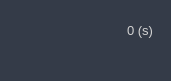
   <widget class="QFrame" name="frame_time_adjust">
    <property name="geometry">
     <rect>
      <x>760</x>
      <y>10</y>
      <width>171</width>
      <height>81</height>
     </rect>
    </property>
    <property name="font">
     <font>
      <family>Segoe UI</family>
      <pointsize>8</pointsize>
     </font>
    </property>
    <property name="styleSheet">
     <string notr="true">border-radius: 5px;
background-color: rgb(52, 59, 72);</string>
    </property>
    <widget class="QPushButton" name="btn_plus">
     <property name="geometry">
      <rect>
       <x>15</x>
       <y>10</y>
       <width>51</width>
       <height>41</height>
      </rect>
     </property>
     <property name="sizePolicy">
      <sizepolicy hsizetype="Expanding" vsizetype="Expanding">
       <horstretch>0</horstretch>
       <verstretch>0</verstretch>
      </sizepolicy>
     </property>
     <property name="styleSheet">
      <string notr="true">QPushButton {
	border: 2px solid rgb(52, 59, 72);
	border-top-left-radius: 10px;	
	border-bottom-left-radius: 10px;
	background-color: rgb(52, 59, 72);
}
QPushButton:hover {
	background-color:rgb(0, 152, 0);
	border: 2px solid rgb(0, 152, 0);
	border-top-left-radius: 10px;	
	border-bottom-left-radius: 10px;	
}
QPushButton:pressed {	
	background-color: rgb(35, 40, 49);
	border: 2px solid rgb(43, 50, 61);
}</string>
     </property>
     <property name="text">
      <string/>
     </property>
     <property name="icon">
      <iconset>
       <normaloff>../../Robot Controller API/icons/24x24/cil-plus.png</normaloff>../../Robot Controller API/icons/24x24/cil-plus.png</iconset>
     </property>
    </widget>
    <widget class="QPushButton" name="btn_minus">
     <property name="geometry">
      <rect>
       <x>66</x>
       <y>10</y>
       <width>51</width>
       <height>41</height>
      </rect>
     </property>
     <property name="sizePolicy">
      <sizepolicy hsizetype="Expanding" vsizetype="Expanding">
       <horstretch>0</horstretch>
       <verstretch>0</verstretch>
      </sizepolicy>
     </property>
     <property name="styleSheet">
      <string notr="true">QPushButton {
	border: 2px solid rgb(52, 59, 72);
	border-top-right-radius: 10px;	
	border-bottom-right-radius: 10px;	
	background-color: rgb(52, 59, 72);
}
QPushButton:hover {
	background-color:rgb(167, 0, 0);
	border: 2px solid rgb(167, 0, 0);
	border-top-right-radius: 10px;	
	border-bottom-right-radius: 10px;
}
QPushButton:pressed {	
	background-color: rgb(35, 40, 49);
	border: 2px solid rgb(43, 50, 61);
}</string>
     </property>
     <property name="text">
      <string/>
     </property>
     <property name="icon">
      <iconset>
       <normaloff>../../Robot Controller API/icons/24x24/cil-minus.png</normaloff>../../Robot Controller API/icons/24x24/cil-minus.png</iconset>
     </property>
    </widget>
    <widget class="QLineEdit" name="the1_set_2">
     <property name="geometry">
      <rect>
       <x>120</x>
       <y>10</y>
       <width>41</width>
       <height>40</height>
      </rect>
     </property>
     <property name="minimumSize">
      <size>
       <width>0</width>
       <height>30</height>
      </size>
     </property>
     <property name="palette">
      <palette>
       <active>
        <colorrole role="WindowText">
         <brush brushstyle="SolidPattern">
          <color alpha="255">
           <red>210</red>
           <green>210</green>
           <blue>210</blue>
          </color>
         </brush>
        </colorrole>
        <colorrole role="Button">
         <brush brushstyle="SolidPattern">
          <color alpha="255">
           <red>52</red>
           <green>59</green>
           <blue>72</blue>
          </color>
         </brush>
        </colorrole>
        <colorrole role="Text">
         <brush brushstyle="SolidPattern">
          <color alpha="255">
           <red>210</red>
           <green>210</green>
           <blue>210</blue>
          </color>
         </brush>
        </colorrole>
        <colorrole role="ButtonText">
         <brush brushstyle="SolidPattern">
          <color alpha="255">
           <red>210</red>
           <green>210</green>
           <blue>210</blue>
          </color>
         </brush>
        </colorrole>
        <colorrole role="Base">
         <brush brushstyle="SolidPattern">
          <color alpha="255">
           <red>52</red>
           <green>59</green>
           <blue>72</blue>
          </color>
         </brush>
        </colorrole>
        <colorrole role="Window">
         <brush brushstyle="SolidPattern">
          <color alpha="255">
           <red>52</red>
           <green>59</green>
           <blue>72</blue>
          </color>
         </brush>
        </colorrole>
       </active>
       <inactive>
        <colorrole role="WindowText">
         <brush brushstyle="SolidPattern">
          <color alpha="255">
           <red>210</red>
           <green>210</green>
           <blue>210</blue>
          </color>
         </brush>
        </colorrole>
        <colorrole role="Button">
         <brush brushstyle="SolidPattern">
          <color alpha="255">
           <red>52</red>
           <green>59</green>
           <blue>72</blue>
          </color>
         </brush>
        </colorrole>
        <colorrole role="Text">
         <brush brushstyle="SolidPattern">
          <color alpha="255">
           <red>210</red>
           <green>210</green>
           <blue>210</blue>
          </color>
         </brush>
        </colorrole>
        <colorrole role="ButtonText">
         <brush brushstyle="SolidPattern">
          <color alpha="255">
           <red>210</red>
           <green>210</green>
           <blue>210</blue>
          </color>
         </brush>
        </colorrole>
        <colorrole role="Base">
         <brush brushstyle="SolidPattern">
          <color alpha="255">
           <red>52</red>
           <green>59</green>
           <blue>72</blue>
          </color>
         </brush>
        </colorrole>
        <colorrole role="Window">
         <brush brushstyle="SolidPattern">
          <color alpha="255">
           <red>52</red>
           <green>59</green>
           <blue>72</blue>
          </color>
         </brush>
        </colorrole>
       </inactive>
       <disabled>
        <colorrole role="WindowText">
         <brush brushstyle="SolidPattern">
          <color alpha="255">
           <red>210</red>
           <green>210</green>
           <blue>210</blue>
          </color>
         </brush>
        </colorrole>
        <colorrole role="Button">
         <brush brushstyle="SolidPattern">
          <color alpha="255">
           <red>52</red>
           <green>59</green>
           <blue>72</blue>
          </color>
         </brush>
        </colorrole>
        <colorrole role="Text">
         <brush brushstyle="SolidPattern">
          <color alpha="255">
           <red>210</red>
           <green>210</green>
           <blue>210</blue>
          </color>
         </brush>
        </colorrole>
        <colorrole role="ButtonText">
         <brush brushstyle="SolidPattern">
          <color alpha="255">
           <red>210</red>
           <green>210</green>
           <blue>210</blue>
          </color>
         </brush>
        </colorrole>
        <colorrole role="Base">
         <brush brushstyle="SolidPattern">
          <color alpha="255">
           <red>52</red>
           <green>59</green>
           <blue>72</blue>
          </color>
         </brush>
        </colorrole>
        <colorrole role="Window">
         <brush brushstyle="SolidPattern">
          <color alpha="255">
           <red>52</red>
           <green>59</green>
           <blue>72</blue>
          </color>
         </brush>
        </colorrole>
       </disabled>
      </palette>
     </property>
     <property name="font">
      <font>
       <family>Segoe UI</family>
       <pointsize>10</pointsize>
      </font>
     </property>
     <property name="styleSheet">
      <string notr="true">QLineEdit {
	background-color: rgb(52, 59, 72);
	border-radius: 5px;
	border: 2px solid rgb(52, 59, 72);
}
</string>
     </property>
     <property name="text">
      <string>0 (s)</string>
     </property>
     <property name="alignment">
      <set>Qt::AlignCenter</set>
     </property>
     <property name="readOnly">
      <bool>true</bool>
     </property>
     <property name="placeholderText">
      <string/>
     </property>
    </widget>
   </widget>
